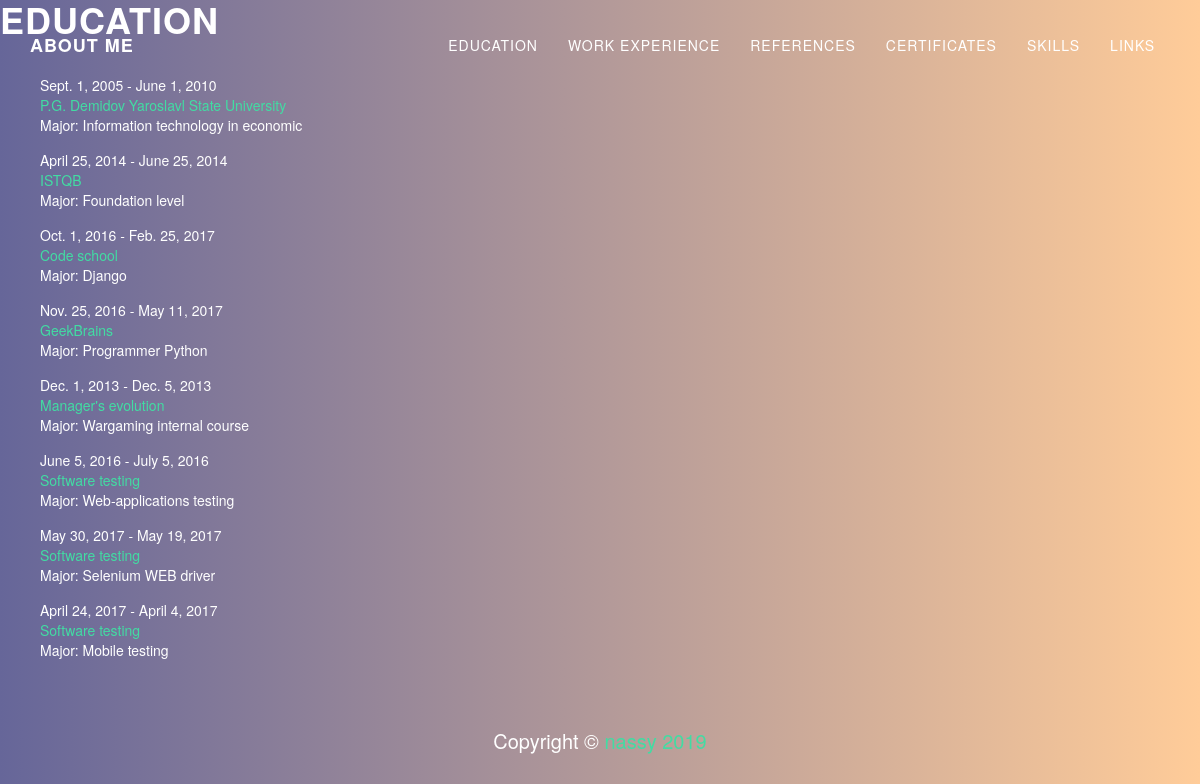
Before: /education with the older database file.
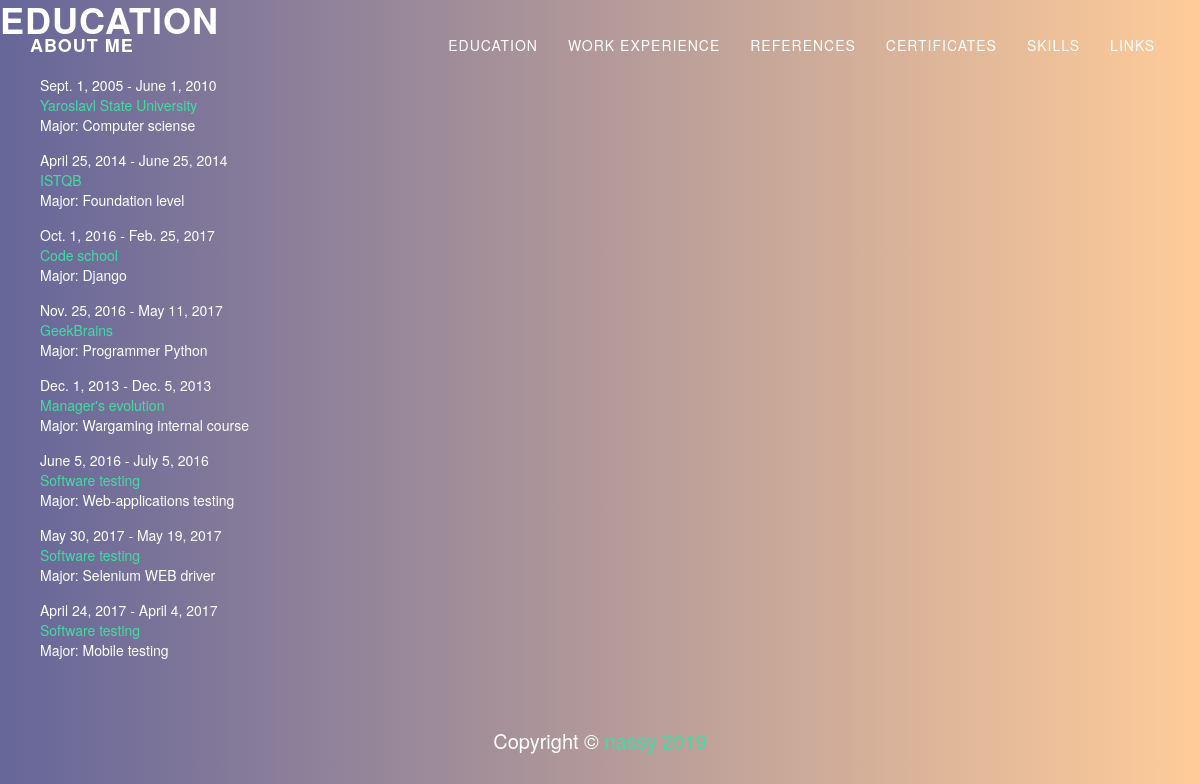
After: the same page with the newer database file.
### mainapp/models.py (models this page shows, shortened)
class Education(models.Model):
    sdate = models.DateField(null=True)
    ldate = models.DateField(null=True)
    name = models.CharField(max_length=40)
    specialization = models.CharField(max_length=40)
    url = models.URLField(blank=True)

### mainapp/views.py (the view)
# urls.py: url(r'^education', edu),
def edu(request):
    schools = Education.objects.all()
    return render_to_response('education.html', {'schools': schools})

### mainapp/templates/education.html (shortened to what this page needs)
{% extends 'base.html' %}
{% load staticfiles %}
{% block content %}
    <div class="main">
        <h1>Education</h1>
        <ul>
            {% if schools %}
                {% for school in schools %}
                    <li>{{ school.sdate }} - {{ school.ldate }}<br> <a target="blank" href="{{school.url}}">{{ school.name }}</a> <br>
                        	Major: {{ school.specialization }}
                    </li>
                {% endfor %}
            {% else %}
                Have no education.
            {% endif %}
        </ul>
    </div>
{% endblock %}

### mainapp/templates/base.html (shortened to what this page needs)
{% load staticfiles %}
<!DOCTYPE html>
<html lang="en">
<head>
    <link href="{% static 'vendor/bootstrap/css/bootstrap.min.css' %}" rel="stylesheet">
    <link href="{% static 'vendor/font-awesome/css/font-awesome.min.css' %}" rel="stylesheet" type="text/css">
    <link href="{% static 'css/grayscale.min.css' %}" rel="stylesheet">
</head>
<body id="page-top" data-spy="scroll" data-target=".navbar-fixed-top">
    <nav class="navbar navbar-custom navbar-fixed-top" role="navigation">
        <div class="container">
            <div class="navbar-header">
                <a class="navbar-brand page-scroll" href="/#page-top">
                     About me
                </a>
            </div>
            <div class="collapse navbar-collapse navbar-right navbar-main-collapse">
                <ul class="nav navbar-nav">
                    <li>
                        <a class="page-scroll" href="/#edu">Education</a>
                    </li>
                    <li>
                        <a class="page-scroll" href="/#exp">Work experience</a>
                    </li>
                    <li>
                        <a class="page-scroll" href="/#recommend">References</a>
                    </li>
                    <li>
                        <a class='page-scroll' href="/#cert">Certificates</a>
                    </li>
                    <li>
                        <a class="page-scroll" href="/#skills">Skills</a>
                    </li>
                    <li>
                        <a class="page-scroll" href="/#links">Links</a>
                    </li>
                </ul>
            </div>
        </div>
    </nav>
    {% block content %}{% endblock %}
    <footer>
        <div class="container text-center">
            <p>Copyright &copy; <a href='https://github.com/nassykusaka' target='blank'>nassy {% now "Y" %}</a></p>
        </div>
    </footer>
</body>
</html>

Changed rows visible on the page:
changed Education: name "P.G. Demidov Yaroslavl State University" → "Yaroslavl State University"; specialization "Information technology in economic" → "Computer sciense"
